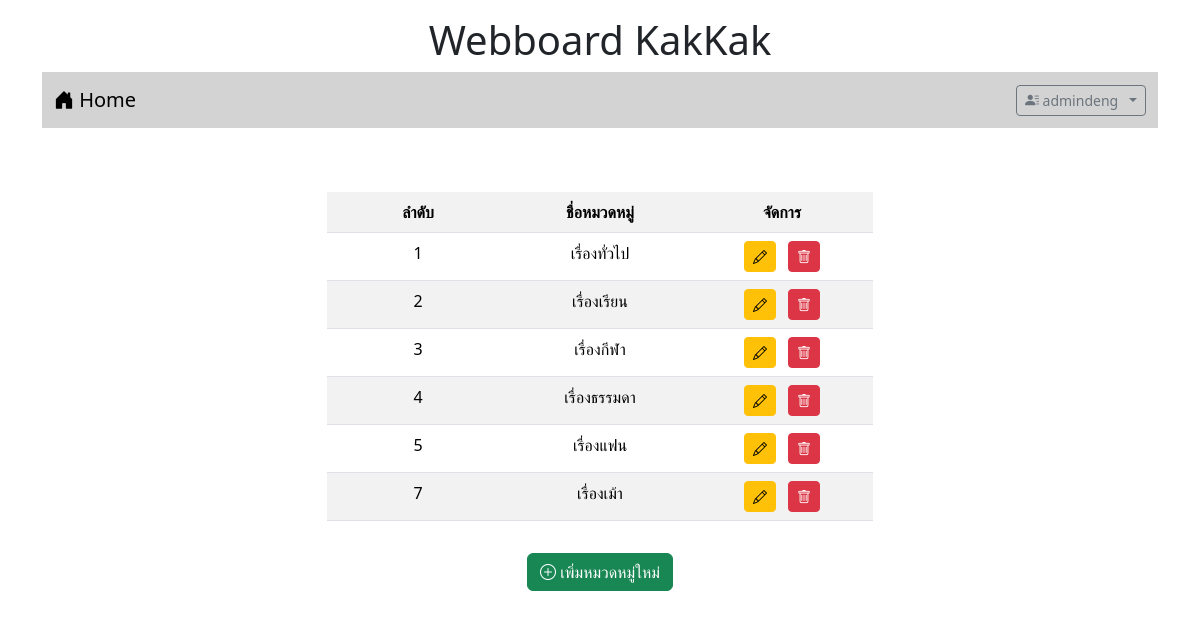
/category.php (signed in), run on the app's committed database.
### tables this page shows
CREATE TABLE `category` (
  `id` int(11) NOT NULL,
  `name` varchar(32) NOT NULL
);

### category.php (the view, shortened to what this page needs)
<!DOCTYPE html>
<html lang="en">
<head>
    <link href="https://cdn.jsdelivr.net/npm/bootstrap@5.3.3/dist/css/bootstrap.min.css" rel="stylesheet">
    <link rel="stylesheet" href="https://cdn.jsdelivr.net/npm/bootstrap-icons@1.11.3/font/bootstrap-icons.min.css">
</head>
<body>
    <div class="container-lg">
        <H1 style="text-align: center;" class="mt-3"> Webboard KakKak </H1>
        <?php include "nav.php" ?>
        <div class="row mt-4">
            <div class="col-sm-10 col-md-8 col-lg-6 mx-auto">
                <table class="table table-striped mt-4">
                    <?php
                        $conn=new PDO("mysql:host=localhost;dbname=webboard;charset=utf8","root","");
                        $sql = "SELECT t3.id AS category_id, t3.name AS category_name
                                FROM category AS t3
                                ORDER BY t3.id";
                        $result=$conn->query($sql);
                        echo "<table class='table table-striped' style='width: 100%; table-layout: fixed;'>
                                <tr>
                                    <th class='text-center'>ลำดับ</th>
                                    <th class='text-center'>ชื่อหมวดหมู่</th>
                                    <th class='text-center'>จัดการ</th>
                                </tr>";
                        while($row = $result->fetch()){
                            echo "
                                <tr>
                                    <td class='text-center'>$row[0]</td>
                                    <td class='text-center'>$row[1]</td>
                                    <td class='text-center'>
                                        <a href='editcategory.php?id={$row[0]}' class='btn btn-warning btn-sm float-center me-2'><i class='bi bi-pencil'></i></a>
                                        <a href='deletecategory.php?id={$row[0]}' class='btn btn-danger btn-sm float-center' onclick='return myFunction();'><i class='bi bi-trash'></i></a>
                                    </td>
                                </tr>";
                        }
                        echo "</table>";
                        echo "<center><button type='button' class='btn btn-success mt-3' data-bs-toggle='modal' data-bs-target='#addCategoryModal'>
                                <i class='bi bi-plus-circle'></i> เพิ่มหมวดหมู่ใหม่
                            </button></center>";
                    ?>
                </table>
            </div>
        </div>
    </div>
</body>
</html>

### data on the page
category: id "1", name "เรื่องทั่วไป"
category: id "2", name "เรื่องเรียน"
category: id "3", name "เรื่องกีฬา"
category: id "4", name "เรื่องธรรมดา"
category: id "5", name "เรื่องแฟน"
category: id "7", name "เรื่องเม้า"

### other printed values
$_SESSION[username] "admindeng"
